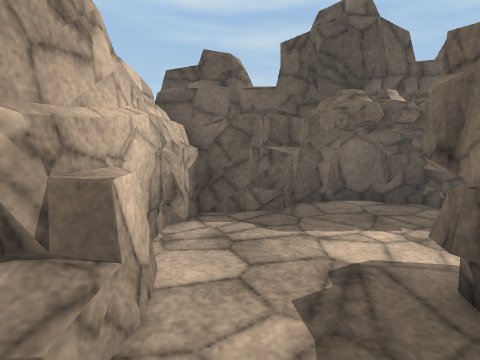
view 1 (above)

16 first-person views from a walk through a scene from a Unity 3-D project. The camera is 1.2 m above the floor, tilts 8° down and sees 80° across. The floor is counted in squares, 0.5 m on a side. Each view is taken from the middle of a square. On the plan, view 1 faces up. The plan holds only what a view shows up to about 18 squares ahead; the rest is blank. The place goes on beyond the plan. Some surface patterns are stand-ins.

view 2
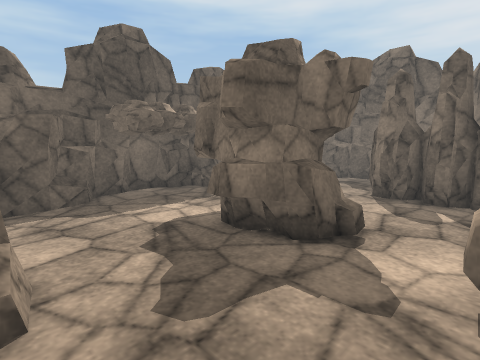

view 3
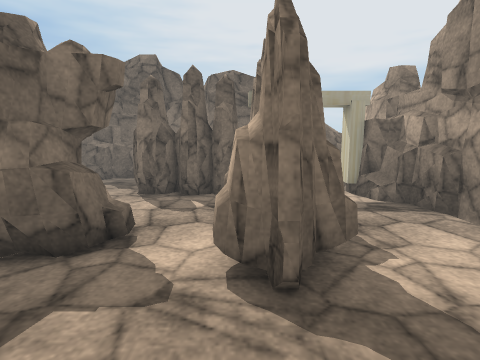

view 4
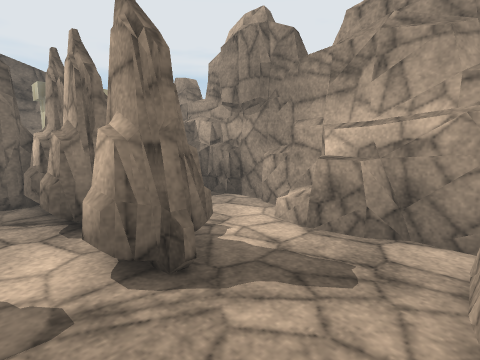

view 5
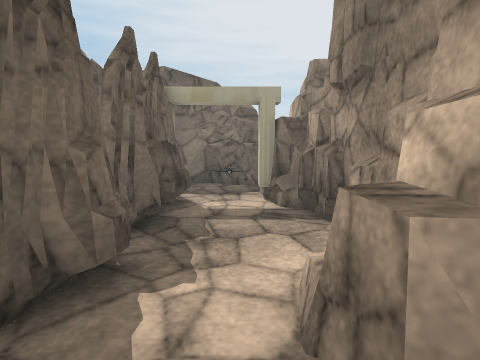

view 6
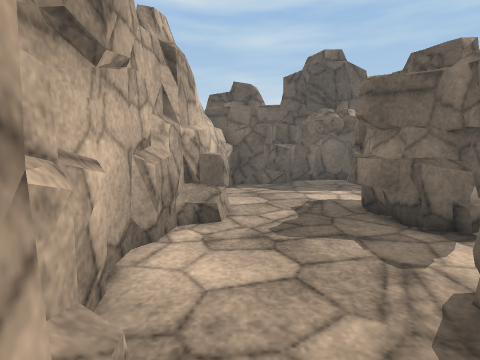

view 7
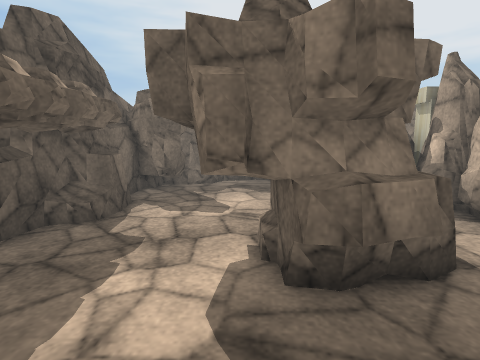

view 8
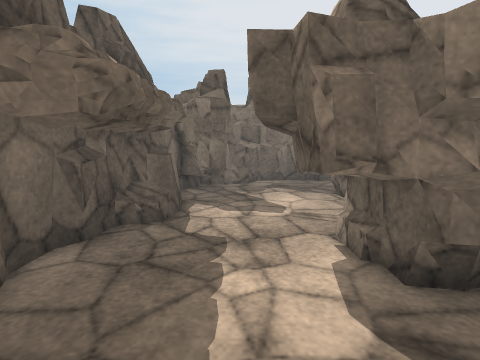

view 9
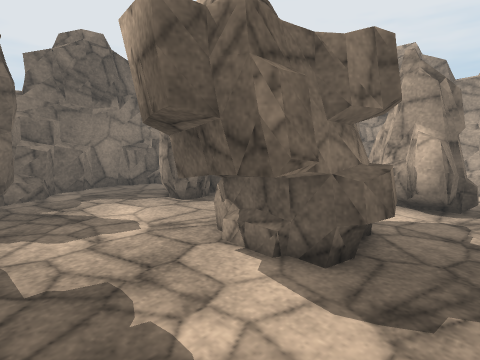

view 10
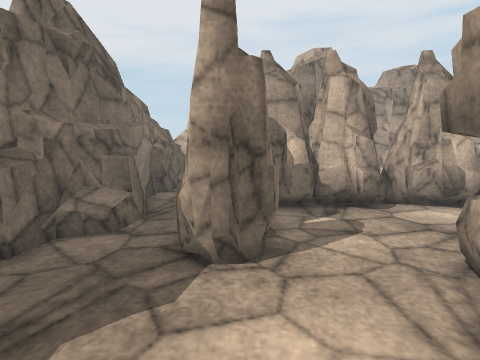

view 11
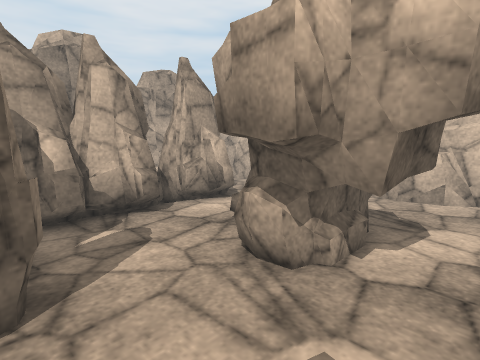

view 12
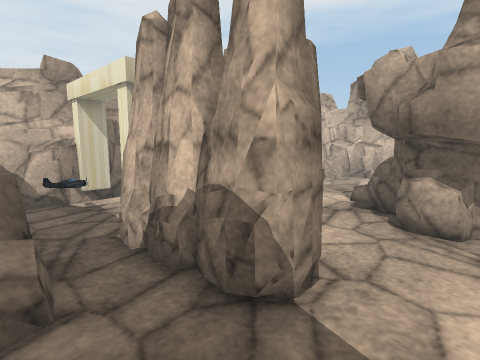

view 13
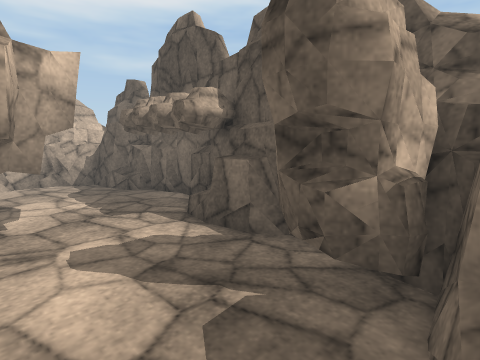

view 14
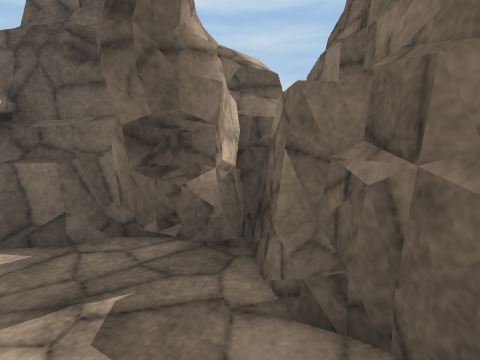

view 15
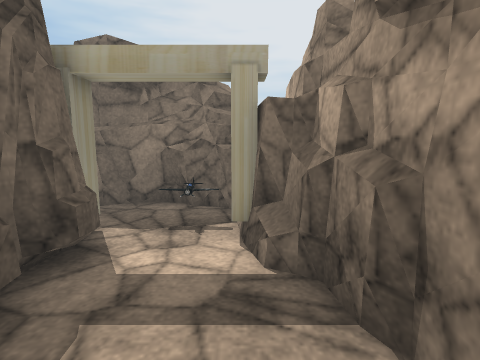

view 16
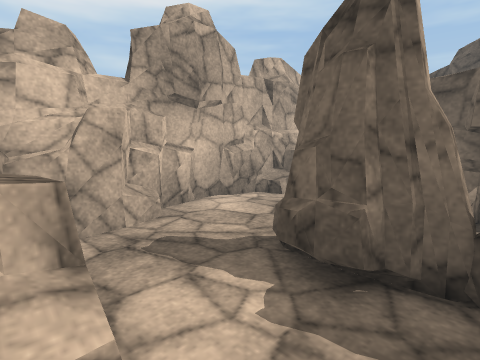

### Floor plan
Key: @ floor where view 1 was taken; # wall or solid block; . floor; = window, fence, low wall or low ledge; ^ raised ledge; R rock; O other object.
Columns run from 4 left of view 1 to 16 right of it. Each row starts with its distance up from view 1.
 11    #############
 10   ###^#RR  RR^######
  9   #= ..RRRRRR==RRRR#
  8   #.............RR###
  7   #......RR........^#
  6   #.....RRRR.......=#
  5   #....RRRRRR.......#
  4   ##...RRRRRR.......#
  3  #=#...RRRRRR..RR...#
  2  ##....RRRRR..RRR...#
  1  #......RR.....RR..=#
  0  #..@.........RRR.=^#
 -1  #............RRR.=^#
 -2 ##.....RRRRRRR#RR.=##
 -3 ##....RRRRRRRRR##..##
 -4 #^=....RR.RRRRR....#
 -5 ###...............##
 -6  ##.............O.##
 -7   ##====......###=#
 -8   #######=..#######
 -9        ######

Where each view was taken, in squares from view 1:
view 1: 0 up, 0 right, facing up
view 2: 2 down, 2 left, facing up-right
view 3: 2 down, 2 left, facing right
view 4: 0 up, 2 left, facing down-right
view 5: 6 down, 1 left, facing right
view 6: 6 down, 1 left, facing up
view 7: 5 up, 1 left, facing right
view 8: 7 up, 1 left, facing right
view 9: 9 up, 1 right, facing down-right
view 10: 8 up, 11 right, facing down
view 11: 7 up, 11 right, facing down-left
view 12: 5 up, 15 right, facing down-left
view 13: 4 up, 15 right, facing up-left
view 14: 3 up, 14 right, facing up
view 15: 7 down, 4 right, facing right
view 16: 8 down, 6 right, facing up-left
